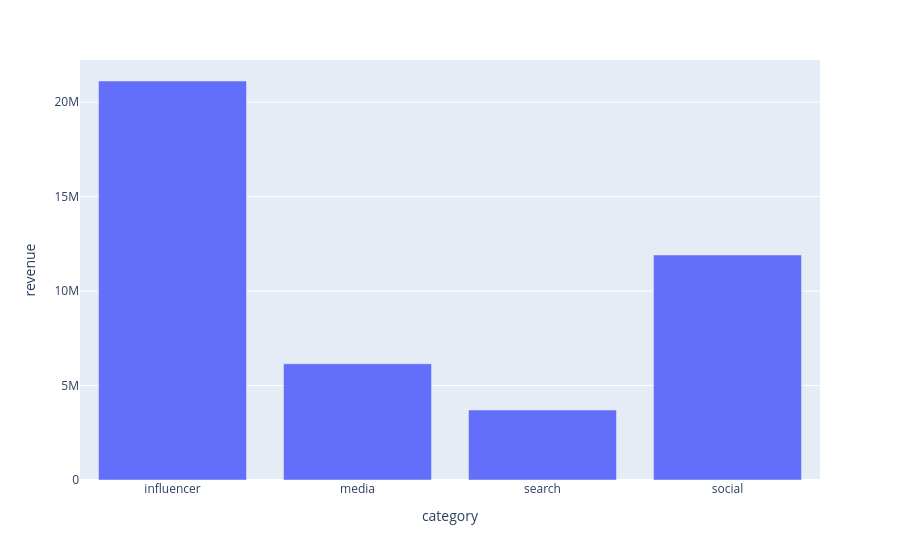

Source (notebook cell):
### Markdown cell above
## Kategori campaign dengan revenue paling besar

### Code cell
DR = DF.groupby("category")[["revenue"]].sum().reset_index()
DR = DR.sort_values('category')

fig = px.bar(DR, x='category', y='revenue')
fig.show()

### Figure 1 — Plotly figure (JSON) as saved in the notebook; plotly's stock layout.template omitted (floating-point values rounded to 4 significant figures)
{"data": [{"alignmentgroup": "True", "hovertemplate": "category=%{x}<br>revenue=%{y}<extra></extra>", "legendgroup": "", "marker": {"color": "#636efa", "pattern": {"shape": ""}}, "name": "", "offsetgroup": "", "orientation": "v", "showlegend": false, "textposition": "auto", "type": "bar", "x": ["influencer", "media", "search", "social"], "xaxis": "x", "y": [21119887, 6152960, 3705065, 11911454], "yaxis": "y"}], "layout": {"barmode": "relative", "legend": {"tracegroupgap": 0}, "margin": {"t": 60}, "xaxis": {"anchor": "y", "domain": [0, 1], "title": {"text": "category"}}, "yaxis": {"anchor": "x", "domain": [0, 1], "title": {"text": "revenue"}}}}
